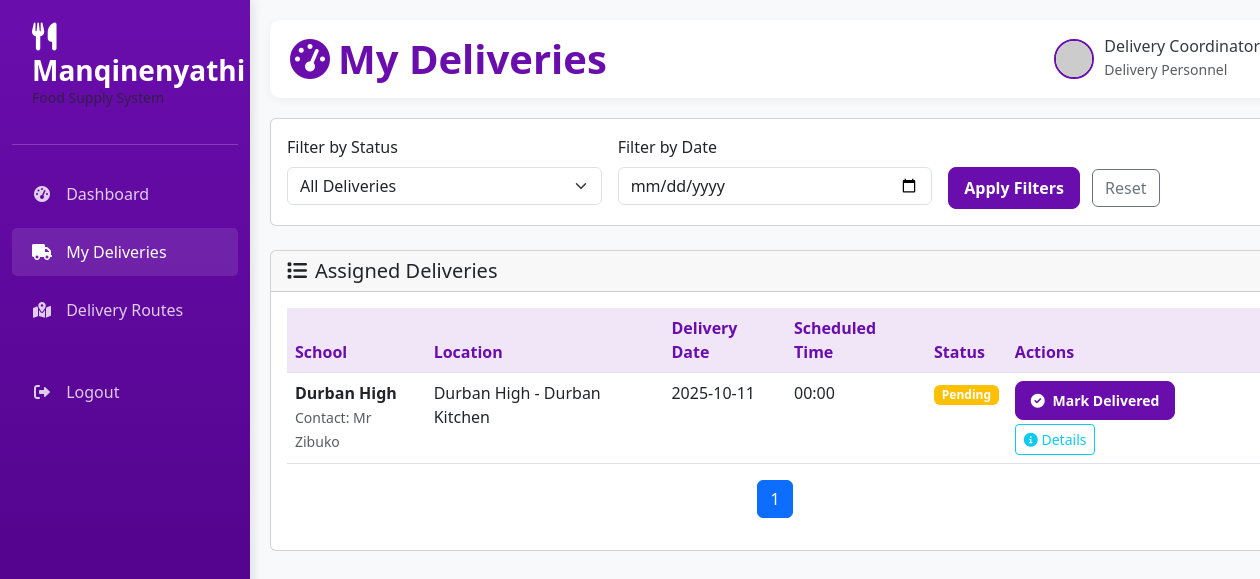
The app's page /delivery/my-deliveries (signed in) with its own data.
### app.py (models this page shows)
class Delivery(db.Model):
    __tablename__ = 'deliveries'
    delivery_id = db.Column(db.Integer, primary_key=True)
    school_id = db.Column(db.Integer, db.ForeignKey('schools.school_id'), nullable=False)
    cooker_id = db.Column(db.Integer, db.ForeignKey('users.user_id'), nullable=False)  # New field
    delivery_date = db.Column(db.Date, nullable=False)
    location = db.Column(db.String(150), nullable=False)
    delivery_guy_id = db.Column(db.Integer, db.ForeignKey('users.user_id'), nullable=False)
    status = db.Column(db.Enum('Pending', 'Delivered'), default='Pending')
    delivered_time = db.Column(db.DateTime)
    remarks = db.Column(db.Text)
    created_at = db.Column(db.DateTime, default=datetime.utcnow)
    cooker = db.relationship('User', backref='deliveries_for_cooker', foreign_keys=[cooker_id])

class School(db.Model):
    __tablename__ = 'schools'
    school_id = db.Column(db.Integer, primary_key=True)
    school_name = db.Column(db.String(150), nullable=False)
    location = db.Column(db.String(150), nullable=False)
    contact_person = db.Column(db.String(100), nullable=False)
    contact_number = db.Column(db.String(20), nullable=False)
    created_at = db.Column(db.DateTime, default=datetime.utcnow)
    deliveries = db.relationship('Delivery', backref='school')
    attendance = db.relationship('Attendance', backref='school')
    learners = db.relationship('Learner', backref='school')

### app.py (the view)
@app.route('/delivery/my-deliveries')
def delivery_my_deliveries():
    if session.get('role') != 'delivery':
        return redirect(url_for('home'))
    user_id = session.get('user_id')
    page = request.args.get('page', 1, type=int)
    status_filter = request.args.get('status', '')
    date_filter = request.args.get('date', '')
    query = Delivery.query.filter_by(delivery_guy_id=user_id).join(School)
    if status_filter:
        query = query.filter(Delivery.status == status_filter)
    if date_filter:
        try:
            filter_date = datetime.strptime(date_filter, '%Y-%m-%d').date()
            query = query.filter(Delivery.delivery_date == filter_date)
        except ValueError:
            flash('Invalid date format', 'error')
    from sqlalchemy import case
    query = query.order_by(
        case((Delivery.status == 'Pending', 1), else_=2),
        Delivery.delivery_date.desc()
    )
    deliveries_pagination = query.paginate(
        page=page,
        per_page=10,
        error_out=False
    )
    return render_template('delivery_my_deliveries.html',
                         deliveries=deliveries_pagination.items,
                         pagination=deliveries_pagination,
                         status_filter=status_filter,
                         date_filter=date_filter)

### templates/delivery_my_deliveries.html (shortened to what this page needs)
{% extends "delivery_base.html" %}
{% block page_title %}My Deliveries{% endblock %}
{% block content %}
<div class="row">
    <div class="col-12">
        <div class="card mb-4">
            <div class="card-body">
                <form method="GET" class="row g-3">
                    <div class="col-md-4">
                        <label for="status" class="form-label">Filter by Status</label>
                        <select class="form-select" id="status" name="status">
                            <option value="">All Deliveries</option>
                        </select>
                    </div>
                    <div class="col-md-4">
                        <label for="date" class="form-label">Filter by Date</label>
                        <input type="date" class="form-control" id="date" name="date">
                    </div>
                    <div class="col-md-4">
                        <label class="form-label">&nbsp;</label>
                        <div>
                            <button type="submit" class="btn btn-primary me-2">Apply Filters</button>
                            <a href="{{ url_for('delivery_my_deliveries') }}" class="btn btn-outline-secondary">Reset</a>
                        </div>
                    </div>
                </form>
            </div>
        </div>
        <div class="card">
            <div class="card-header">
                <h5 class="card-title mb-0"><i class="fas fa-list me-2"></i>Assigned Deliveries</h5>
            </div>
            <div class="card-body">
                {% if deliveries %}
                <div class="table-responsive">
                    <table class="table table-hover">
                        <thead>
                            <tr>
                                <th>School</th>
                                <th>Location</th>
                                <th>Delivery Date</th>
                                <th>Scheduled Time</th>
                                <th>Status</th>
                                <th>Actions</th>
                            </tr>
                        </thead>
                        <tbody>
                            {% for delivery in deliveries %}
                            <tr>
                                <td>
                                    <strong>{{ delivery.school.school_name }}</strong>
                                    {% if delivery.school.contact_person %}
                                    <br><small class="text-muted">Contact: {{ delivery.school.contact_person }}</small>
                                    {% endif %}
                                </td>
                                <td>{{ delivery.location }}</td>
                                <td>{{ delivery.delivery_date.strftime('%Y-%m-%d') }}</td>
                                <td>
                                    {% if delivery.delivery_date %}
                                        {{ delivery.delivery_date.strftime('%H:%M') }}
                                    {% else %}
                                        Not specified
                                    {% endif %}
                                </td>
                                <td>
                                    <span class="badge {% if delivery.status == 'Delivered' %}bg-success{% else %}bg-warning{% endif %}">
                                        {{ delivery.status }}
                                    </span>
                                </td>
                                <td>
                                    {% if delivery.status == 'Pending' %}
                                    <button class="btn btn-sm btn-primary mark-delivered-btn"
                                            data-delivery-id="{{ delivery.delivery_id }}"
                                            data-school-name="{{ delivery.school.school_name }}">
                                        <i class="fas fa-check-circle me-1"></i> Mark Delivered
                                    </button>
                                    {% else %}
                                    <button class="btn btn-sm btn-outline-success" disabled>
                                        <i class="fas fa-check"></i> Completed
                                    </button>
                                    {% endif %}
                                    <button class="btn btn-sm btn-outline-info mt-1 view-details-btn"
                                            data-bs-toggle="modal"
                                            data-bs-target="#deliveryDetailsModal"
                                            data-delivery-id="{{ delivery.delivery_id }}"
                                            data-school-name="{{ delivery.school.school_name }}"
                                            data-location="{{ delivery.location }}"
                                            data-contact-person="{{ delivery.school.contact_person }}"
                                            data-contact-number="{{ delivery.school.contact_number }}"
                                            data-remarks="{{ delivery.remarks or 'No remarks' }}">
                                        <i class="fas fa-info-circle"></i> Details
                                    </button>
                                </td>
                            </tr>
                            {% endfor %}
                        </tbody>
                    </table>
                </div>
                {% if pagination %}
                <nav aria-label="Delivery pagination">
                    <ul class="pagination justify-content-center">
                        {% for page_num in pagination.iter_pages() %}
                            {% if page_num %}
                                <li class="page-item {% if page_num == pagination.page %}active{% endif %}">
                                    <a class="page-link" href="{{ url_for('delivery_my_deliveries', page=page_num, status=request.args.get('status'), date=request.args.get('date')) }}">{{ page_num }}</a>
                                </li>
                            {% else %}
                                <li class="page-item disabled"><span class="page-link">…</span></li>
                            {% endif %}
                        {% endfor %}
                    </ul>
                </nav>
                {% endif %}
                {% else %}
                <div class="text-center py-5">
                    <i class="fas fa-truck fa-3x text-muted mb-3"></i>
                    <h5>No deliveries assigned</h5>
                    <p class="text-muted">You don't have any deliveries assigned to you at the moment.</p>
                </div>
                {% endif %}
            </div>
        </div>
    </div>
</div>
{% endblock %}

### templates/delivery_base.html (style rules this page uses)
:root { --primary-purple: #6a0dad; --light-purple: #8a2be2; --dark-purple: #4b0082; --accent-purple: #9370db; --white: #ffffff; --light-gray: #f8f9fa; --medium-gray: #e9ecef; --dark-gray: #6c757d; --text-dark: #343a40; }
body { font-family: 'Segoe UI', Tahoma, Geneva, Verdana, sans-serif; background-color: var(--light-gray); color: var(--text-dark); }
.btn-primary { background-color: var(--primary-purple); border-color: var(--primary-purple); padding: 8px 15px; border-radius: 8px; font-weight: 600; }
.table th { background-color: rgba(106, 13, 173, 0.1); color: var(--primary-purple); border-top: none; }

### records on screen
Delivery: school.school_name "Durban High", school.contact_person "Mr Zibuko", location "Durban High - Durban Kitchen", delivery_date "2025-10-11", delivery_date "00:00", status "Pending"

### other values on screen
{{ session.get('username', 'Delivery Personnel') }} "Delivery Coordinator"
{{ page_num }} "1"
